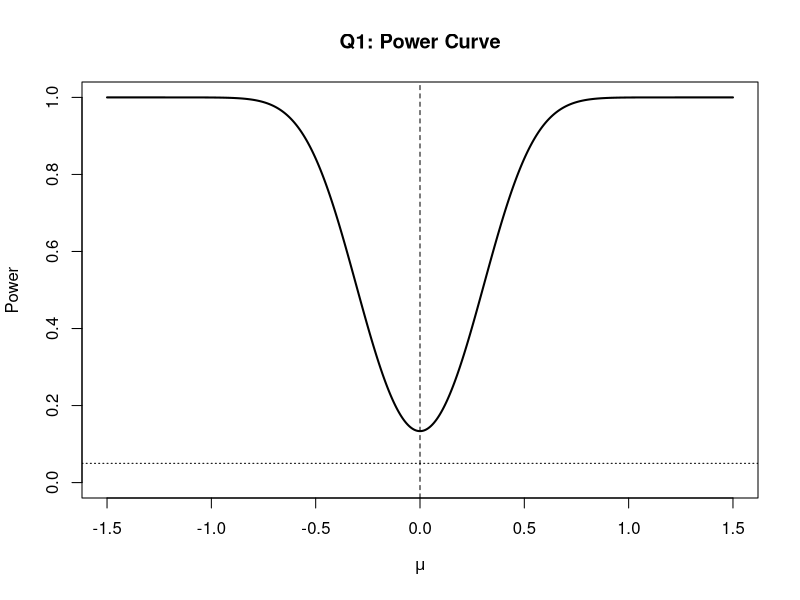
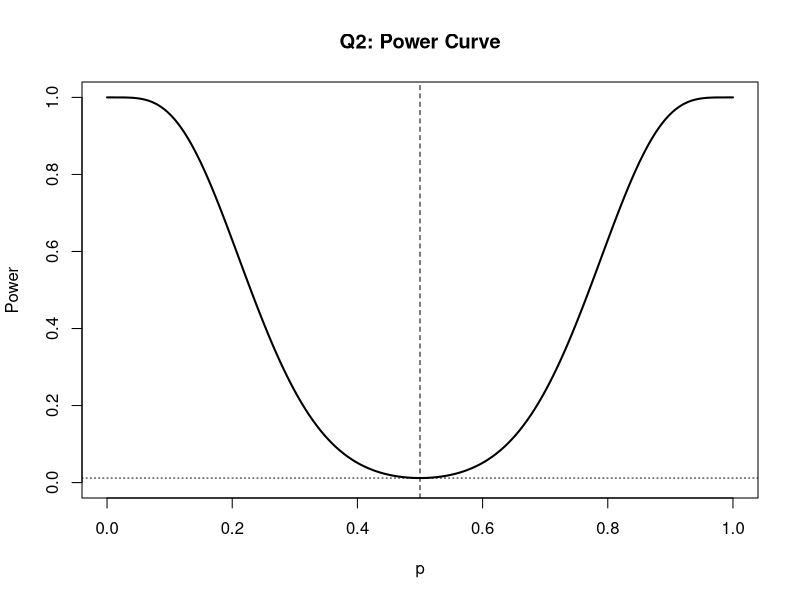
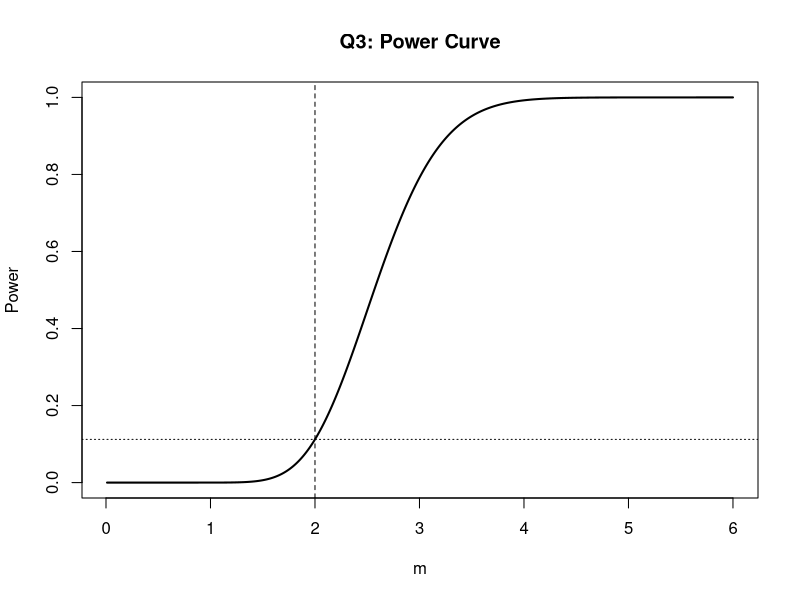
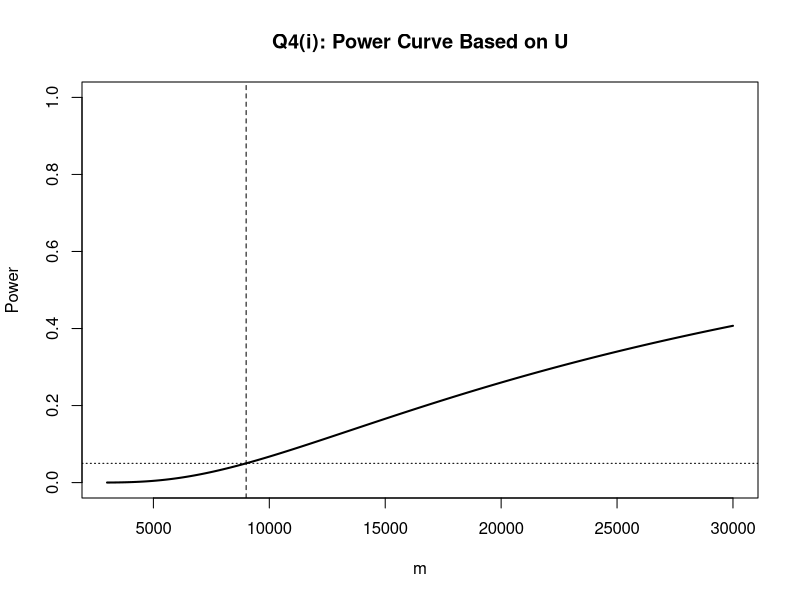
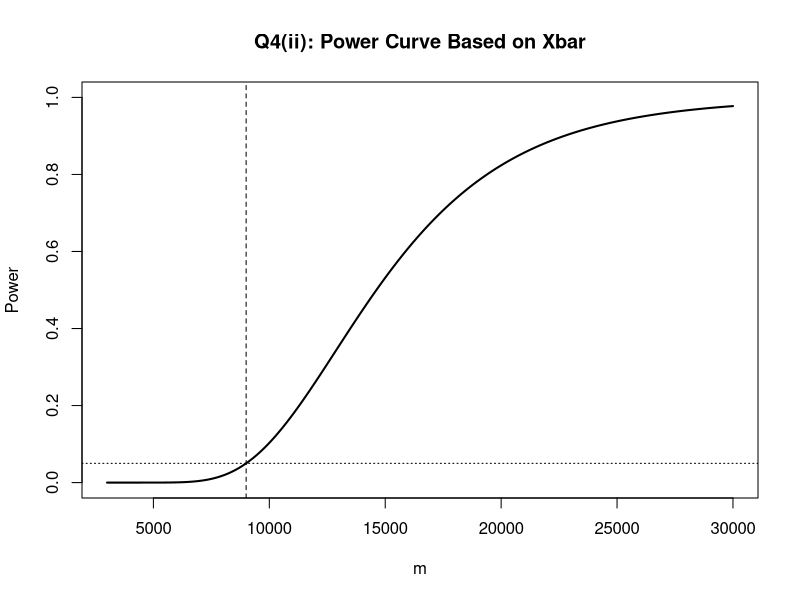
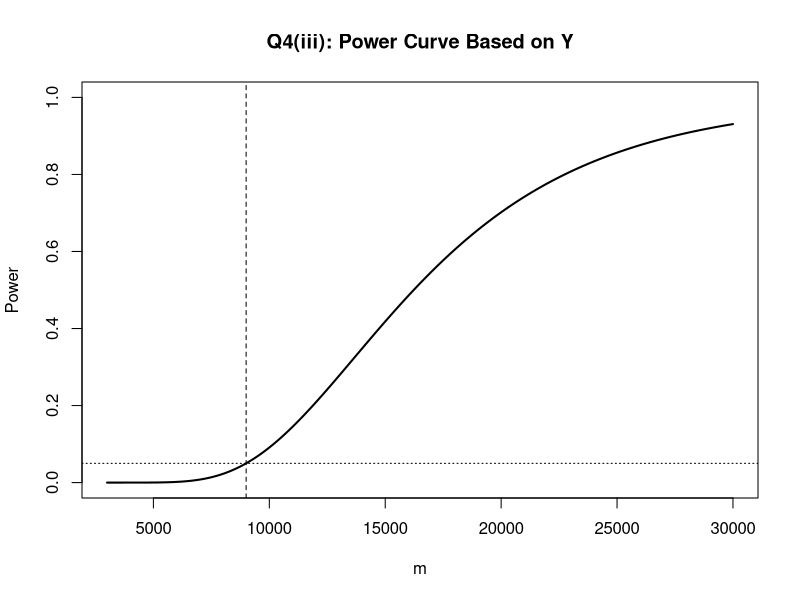
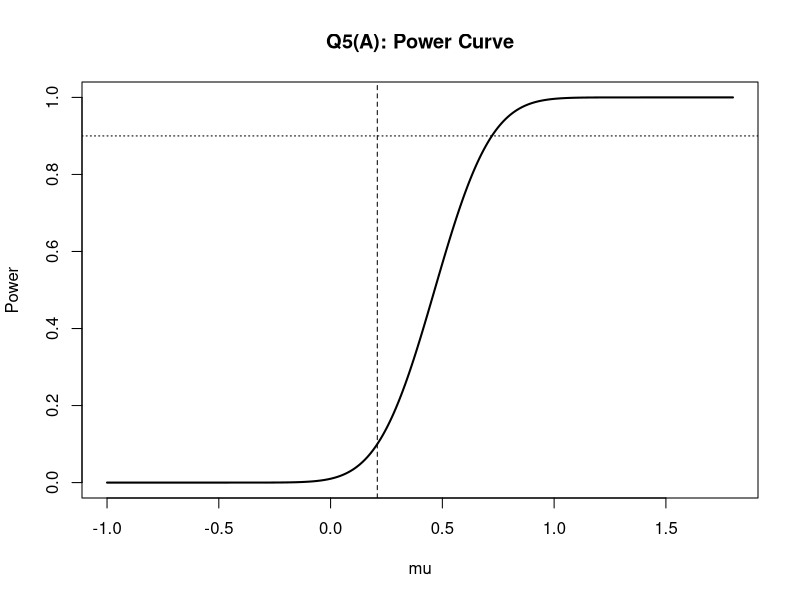
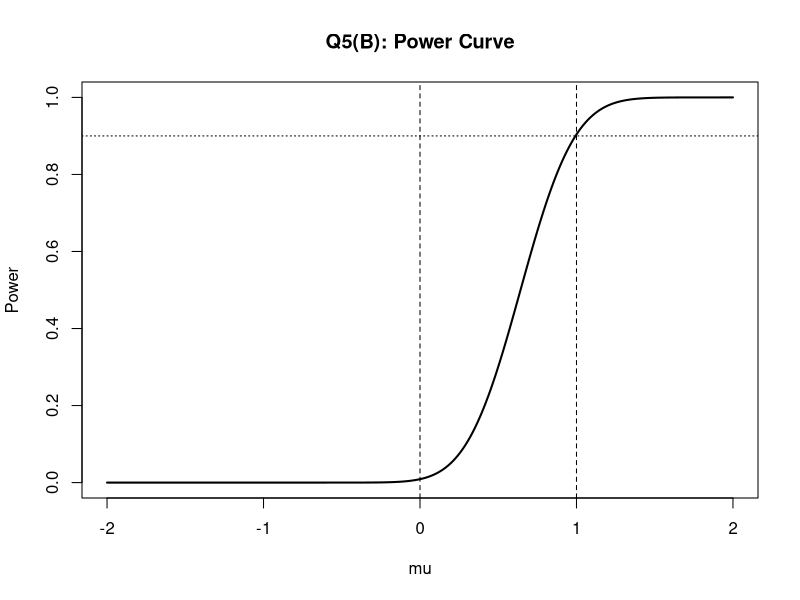

These figures' R source, in order:
# ============================================================
# STATISTICAL INFERENCE 2 - SEM 5
# PROBLEM SET 1: POWER CURVES
# Complete solution in ONE R SCRIPT
# ============================================================

# This script uses only base R.
# Run the whole script in RStudio. Each question prints the
# numerical answer and draws the required power curve.

options(digits = 6)

# ------------------------------------------------------------
# QUESTION 1
# Xbar ~ N(mu, 1/25), so SE = 1/5 = 0.2
# Reject H0: mu = 0 if Xbar is NOT between -0.3 and 0.3.
#
# Power(mu) = P_mu(Xbar < -0.3) + P_mu(Xbar > 0.3)
# ------------------------------------------------------------

cat("\n================ QUESTION 1 ================\n")

power1 <- function(mu) {
  pnorm((-0.3 - mu) / 0.2) +
    pnorm((0.3 - mu) / 0.2, lower.tail = FALSE)
}

mu1 <- seq(-1.5, 1.5, length.out = 1000)

cat("Power function:\n")
cat("beta(mu) = Phi((-0.3-mu)/0.2) + 1-Phi((0.3-mu)/0.2)\n")
cat("Power at mu = 0 =", power1(0), "\n")

plot(mu1, power1(mu1), type = "l", lwd = 2,
     xlab = expression(mu), ylab = "Power",
     main = "Q1: Power Curve",
     ylim = c(0, 1))
abline(v = 0, lty = 2)
abline(h = 0.05, lty = 3)


# ------------------------------------------------------------
# QUESTION 2
# X = number of heads ~ Binomial(20, p)
# H0: p = 0.5
# Reject if X < 5 or X > 15:
# Critical region = {0,1,2,3,4,16,17,18,19,20}
#
# Power(p) = P_p(X <= 4) + P_p(X >= 16)
# Level = Power(0.5)
# ------------------------------------------------------------

cat("\n================ QUESTION 2 ================\n")

power2 <- function(p) {
  pbinom(4, size = 20, prob = p) +
    pbinom(15, size = 20, prob = p, lower.tail = FALSE)
}

alpha2 <- power2(0.5)

cat("Critical region: X <= 4 OR X >= 16\n")
cat("Level of significance =", alpha2, "\n")

p2 <- seq(0, 1, length.out = 1001)

plot(p2, power2(p2), type = "l", lwd = 2,
     xlab = "p", ylab = "Power",
     main = "Q2: Power Curve",
     ylim = c(0, 1))
abline(v = 0.5, lty = 2)
abline(h = alpha2, lty = 3)


# ------------------------------------------------------------
# QUESTION 3
# Xi ~ Poisson(m), n = 10
# X = sum(Xi) ~ Poisson(10m)
# H0: m = 2 vs H1: m > 2
# Critical region: X > 25, i.e. X >= 26
#
# Power(m) = P_m(X >= 26) = 1 - P_m(X <= 25)
# Under H0: X ~ Poisson(20)
# ------------------------------------------------------------

cat("\n================ QUESTION 3 ================\n")

power3 <- function(m) {
  ppois(25, lambda = 10 * m, lower.tail = FALSE)
}

alpha3 <- power3(2)

cat("Critical region: X > 25 (equivalently X >= 26)\n")
cat("Type I error probability =", alpha3, "\n")

m3 <- seq(0.01, 6, length.out = 1000)

plot(m3, power3(m3), type = "l", lwd = 2,
     xlab = "m", ylab = "Power",
     main = "Q3: Power Curve",
     ylim = c(0, 1))
abline(v = 2, lty = 2)
abline(h = alpha3, lty = 3)


# ------------------------------------------------------------
# QUESTION 4
# Xi has exponential distribution:
# f(x) = (1/m) exp(-x/m), x >= 0
# H0: m = 9000 vs H1: m > 9000
# n = 10
# ------------------------------------------------------------

cat("\n================ QUESTION 4 ================\n")

m0_4 <- 9000
n4 <- 10
alpha4 <- 0.05

# ---------------- Q4(i): Based on U = min(X1,...,X10) ----------------
#
# U ~ Exponential(rate = n/m)
# P_m(U > u) = exp(-n*u/m)
#
# Since H1 is m > 9000, reject for large U.
# Choose c such that P_9000(U > c) = 0.05.
# c = -(m0/n) log(0.05)

c4_u <- -(m0_4 / n4) * log(alpha4)

power4_u <- function(m) {
  exp(-n4 * c4_u / m)
}

cat("\nQ4(i)\n")
cat("Critical region: U >", c4_u, "\n")
cat("Size =", power4_u(m0_4), "\n")

m4 <- seq(3000, 30000, length.out = 1000)

plot(m4, power4_u(m4), type = "l", lwd = 2,
     xlab = "m", ylab = "Power",
     main = "Q4(i): Power Curve Based on U",
     ylim = c(0, 1))
abline(v = m0_4, lty = 2)
abline(h = alpha4, lty = 3)


# ---------------- Q4(ii): Based on sample mean ----------------
#
# For exponential Xi:
# 2n*Xbar/m ~ Chi-square with 2n df.
#
# Under H0:
# 2n*Xbar/9000 ~ Chi-square(20)
#
# Reject for large Xbar. Find c such that P_H0(Xbar > c)=0.05.

df4 <- 2 * n4

c4_mean <- (m0_4 / (2 * n4)) * qchisq(0.95, df = df4)

power4_mean <- function(m) {
  pchisq((2 * n4 * c4_mean) / m,
         df = df4, lower.tail = FALSE)
}

cat("\nQ4(ii)\n")
cat("Critical region: Xbar >", c4_mean, "\n")
cat("Size =", power4_mean(m0_4), "\n")

plot(m4, power4_mean(m4), type = "l", lwd = 2,
     xlab = "m", ylab = "Power",
     main = "Q4(ii): Power Curve Based on Xbar",
     ylim = c(0, 1))
abline(v = m0_4, lty = 2)
abline(h = alpha4, lty = 3)


# ---------------- Q4(iii): Based on count Y ----------------
#
# Y = number of Xi for which Xi > 21949.4
#
# P_m(X > 21949.4) = exp(-21949.4/m) = q(m)
# Therefore Y ~ Binomial(10, q(m))
#
# Reject H0 if Y > 2, i.e. Y >= 3.

threshold4 <- 21949.4

power4_y <- function(m) {
  q <- exp(-threshold4 / m)
  pbinom(2, size = n4, prob = q, lower.tail = FALSE)
}

alpha4_y <- power4_y(m0_4)

cat("\nQ4(iii)\n")
cat("Critical region: Y > 2 (equivalently Y >= 3)\n")
cat("Type I error / size =", alpha4_y, "\n")

plot(m4, power4_y(m4), type = "l", lwd = 2,
     xlab = "m", ylab = "Power",
     main = "Q4(iii): Power Curve Based on Y",
     ylim = c(0, 1))
abline(v = m0_4, lty = 2)
abline(h = alpha4_y, lty = 3)


# ------------------------------------------------------------
# QUESTION 5
# Xi ~ N(mu, sigma^2 = 4), so sigma = 2.
#
# PART A:
# n = 100
# H0: mu = 0 vs H1: mu > 0
# alpha = 0.01
#
# Xbar ~ N(mu, 4/100) = N(mu, 0.2^2)
# UMP test rejects for large Xbar.
# Critical value:
# c = z_(0.99) * 0.2
#
# Find mu for power = 0.9.
#
# PART B:
# Zi = I(Xi > 0)
# Under mu:
# p(mu) = P(Xi > 0) = Phi(mu/2)
# Sum Zi ~ Binomial(n, p(mu))
# UMP test rejects for sufficiently large sum Zi.
# Find the smallest n for which exact binomial power >= 0.9
# at mu = 1, while size <= 0.01.
# ------------------------------------------------------------

cat("\n================ QUESTION 5 ================\n")

# Part A
n5 <- 100
sigma5 <- 2
alpha5 <- 0.01

z_alpha5 <- qnorm(1 - alpha5)
se5 <- sigma5 / sqrt(n5)
c5 <- z_alpha5 * se5

power5_a <- function(mu) {
  pnorm((c5 - mu) / se5, lower.tail = FALSE)
}

# Solve power(mu) = 0.9
mu5_power90 <- c5 - qnorm(0.9) * se5

cat("\nQ5(A)\n")
cat("Reject H0 if Xbar >", c5, "\n")
cat("Power function: 1 - Phi((c-mu)/0.2)\n")
cat("mu giving power 0.9 =", mu5_power90, "\n")

mu5a <- seq(-1, 1.8, length.out = 1000)

plot(mu5a, power5_a(mu5a), type = "l", lwd = 2,
     xlab = "mu", ylab = "Power",
     main = "Q5(A): Power Curve",
     ylim = c(0, 1))
abline(v = mu5_power90, lty = 2)
abline(h = 0.9, lty = 3)


# Part B
p_mu1 <- pnorm(1 / 2)

find_binomial_critical <- function(n, alpha = 0.01) {
  for (c in 0:n) {
    size <- pbinom(c - 1, size = n, prob = 0.5,
                   lower.tail = FALSE)
    if (size <= alpha) {
      return(list(c = c, size = size))
    }
  }
  return(NULL)
}

answer5b <- NULL

for (n in 1:1000) {
  cr <- find_binomial_critical(n, alpha5)

  if (!is.null(cr)) {
    power_at_mu1 <- pbinom(cr$c - 1, size = n,
                           prob = p_mu1, lower.tail = FALSE)

    if (power_at_mu1 >= 0.9) {
      answer5b <- list(
        n = n,
        critical_value = cr$c,
        size = cr$size,
        power = power_at_mu1
      )
      break
    }
  }
}

cat("\nQ5(B)\n")
cat("Under H0, Zi ~ Bernoulli(0.5)\n")
cat("Under mu = 1, p = Phi(0.5) =", p_mu1, "\n")
cat("Minimum n =", answer5b$n, "\n")
cat("Reject if sum(Zi) >=", answer5b$critical_value, "\n")
cat("Actual size =", answer5b$size, "\n")
cat("Power at mu = 1 =", answer5b$power, "\n")

# Power curve for the Bernoulli-based test
n5b <- answer5b$n
c5b <- answer5b$critical_value

power5_b <- function(mu) {
  p <- pnorm(mu / 2)
  pbinom(c5b - 1, size = n5b, prob = p,
         lower.tail = FALSE)
}

mu5b <- seq(-2, 2, length.out = 1000)

plot(mu5b, power5_b(mu5b), type = "l", lwd = 2,
     xlab = "mu", ylab = "Power",
     main = "Q5(B): Power Curve",
     ylim = c(0, 1))
abline(v = 0, lty = 2)
abline(v = 1, lty = 2)
abline(h = 0.9, lty = 3)


# ------------------------------------------------------------
# QUESTION 6
# Xi ~ N(0, sigma^2), n = 5
# H0: sigma^2 = 1 vs H1: sigma^2 > 1
#
# TEST (i):
# Reject if sum Xi^2 > c1.
#
# Under H0, sum Xi^2 ~ Chi-square(5).
# Choose c1 so size = 0.05.
#
# TEST (ii):
# S = number of Xi outside (-0.6745, 0.6745)
# Reject if S > c2.
#
# Under H0, S ~ Binomial(5,p0), where
# p0 = P(|Z| > 0.6745).
# Choose integer c2 giving size closest to 0.05.
# ------------------------------------------------------------

cat("\n================ QUESTION 6 ================\n")

n6 <- 5
c1_6 <- qchisq(0.95, df = n6)

p0_6 <- 2 * pnorm(0.6745, lower.tail = FALSE)

# Possible integer thresholds
c2_candidates <- 0:n6
sizes_c2 <- sapply(c2_candidates, function(c2) {
  pbinom(c2, size = n6, prob = p0_6, lower.tail = FALSE)
})

best_index <- which.min(abs(sizes_c2 - 0.05))
c2_6 <- c2_candidates[best_index]
size2_6 <- sizes_c2[best_index]

cat("\nQ6(i)\n")
cat("Critical region: sum(Xi^2) >", c1_6, "\n")
cat("Size =", pchisq(c1_6, df = 5, lower.tail = FALSE), "\n")

cat("\nQ6(ii)\n")
cat("p0 = P(|Z| > 0.6745) =", p0_6, "\n")
cat("Chosen c2 =", c2_6, "\n")
cat("Critical region: S >", c2_6, "\n")
cat("Size =", size2_6, "\n")

# Power of Test (i)
power6_1 <- function(sigma2) {
  pchisq(c1_6 / sigma2, df = n6, lower.tail = FALSE)
}

# Power of Test (ii)
power6_2 <- function(sigma2) {
  p <- 2 * pnorm(0.6745 / sqrt(sigma2), lower.tail = FALSE)
  pbinom(c2_6, size = n6, prob = p, lower.tail = FALSE)
}

sigma2_6 <- seq(0.2, 5, length.out = 1000)

plot(sigma2_6, power6_1(sigma2_6), type = "l", lwd = 2,
     xlab = expression(sigma^2), ylab = "Power",
     main = "Q6: Power Curves of Both Tests",
     ylim = c(0, 1))
lines(sigma2_6, power6_2(sigma2_6), lwd = 2, lty = 2)
abline(v = 1, lty = 2)
legend("bottomright",
       legend = c("Test 1: sum Xi^2", "Test 2: S"),
       lty = c(1, 2), lwd = 2, bty = "n")

cat("\nComment: Test 1 uses the full squared observations and is much\n")
cat("more informative here. Test 2 reduces each observation to whether\n")
cat("it falls outside a fixed interval, so it generally loses information.\n")


# ------------------------------------------------------------
# QUESTION 7
# Xi ~ N(mu, 100), n = 12
# Therefore Xbar ~ N(mu, 100/12)
# H0: mu = 65, with the intended right-sided alternative mu > 65.
#
# Test A:
# WA = {Xbar > c1}
# Size 0.05 gives c1 = 65 + z_.95 * 10/sqrt(12)
#
# Test B:
# WB = {62.5 < Xbar < c2}
# Choose c2 so P_65(62.5 < Xbar < c2) = 0.05.
#
# Test C:
# WC = {Xbar > 62.5}
# Its level under H0 is much larger than 0.05.
# ------------------------------------------------------------

cat("\n================ QUESTION 7 ================\n")

n7 <- 12
mu0_7 <- 65
sigma7 <- 10
se7 <- sigma7 / sqrt(n7)

# (a) c1
c1_7 <- mu0_7 + qnorm(0.95) * se7

# (a) c2
lower7 <- 62.5
z_lower7 <- (lower7 - mu0_7) / se7
upper_probability7 <- pnorm(z_lower7) + 0.05
z_upper7 <- qnorm(upper_probability7)
c2_7 <- mu0_7 + z_upper7 * se7

# Level of test C
level_C7 <- pnorm(z_lower7, lower.tail = FALSE)

cat("\nQ7(a)\n")
cat("c1 =", c1_7, "\n")
cat("c2 =", c2_7, "\n")
cat("Size of Test A =", 0.05, "\n")
cat("Size of Test B =", pnorm((c2_7 - mu0_7) / se7) -
      pnorm((lower7 - mu0_7) / se7), "\n")
cat("Level of Test C =", level_C7, "\n")

# Power functions
power7_A <- function(mu) {
  pnorm((c1_7 - mu) / se7, lower.tail = FALSE)
}

power7_B <- function(mu) {
  pnorm((c2_7 - mu) / se7) -
    pnorm((lower7 - mu) / se7)
}

power7_C <- function(mu) {
  pnorm((lower7 - mu) / se7, lower.tail = FALSE)
}

mu7 <- seq(55, 80, length.out = 1000)

plot(mu7, power7_A(mu7), type = "l", lwd = 2,
     xlab = expression(mu), ylab = "Power",
     main = "Q7: Power Curves of Tests A, B and C",
     ylim = c(0, 1))
lines(mu7, power7_B(mu7), lwd = 2, lty = 2)
lines(mu7, power7_C(mu7), lwd = 2, lty = 3)
abline(v = mu0_7, lty = 2)
legend("right",
       legend = c("Test A: Xbar > c1",
                  "Test B: 62.5 < Xbar < c2",
                  "Test C: Xbar > 62.5"),
       lty = c(1, 2, 3), lwd = 2, bty = "n")

cat("\nQ7(b) Comment:\n")
cat("Test A is the most powerful right-tailed test for H1: mu > 65.\n")
cat("Test B has size 0.05 but its rejection region is concentrated just\n")
cat("above 62.5, so its power decreases as mu moves substantially above 65.\n")

cat("\nQ7(c) Comment:\n")
cat("Test C has level approximately", level_C7,
    "which is far greater than 0.05, so it is not a level-0.05 test.\n")


# ------------------------------------------------------------
# QUESTION 8
# Xi ~ N(mu, sigma^2), sigma = 1.2 is known
# H0: mu = 75 vs H1: mu > 75
#
# Use the one-sided Z test.
# Assuming a 5% significance level:
# Reject H0 if
# Xbar > 75 + z_.95 * 1.2/sqrt(n)
#
# Want power = 0.95 when mu = 76.
#
# n = [sigma*(z_.95 + z_.95)/delta]^2
#   = [(1.2)*(1.645+1.645)/1]^2
#   = 15.63, so n = 16.
# ------------------------------------------------------------

cat("\n================ QUESTION 8 ================\n")

mu0_8 <- 75
mu1_8 <- 76
sigma8 <- 1.2
alpha8 <- 0.05
power_target8 <- 0.95

z_alpha8 <- qnorm(1 - alpha8)
z_power8 <- qnorm(power_target8)

n8_exact <- (sigma8 *
              (z_alpha8 + z_power8) /
              (mu1_8 - mu0_8))^2

n8 <- ceiling(n8_exact)

cat("Test: one-sided Z test for known sigma = 1.2\n")
cat("Reject H0 for sufficiently large Xbar.\n")
cat("Required theoretical n =", n8_exact, "\n")
cat("Required integer sample size n =", n8, "\n")

# Verify actual power at n = 16
critical8 <- mu0_8 + z_alpha8 * sigma8 / sqrt(n8)

power8_actual <- pnorm(
  (critical8 - mu1_8) / (sigma8 / sqrt(n8)),
  lower.tail = FALSE
)

cat("Critical value for Xbar when n =", n8, ":", critical8, "\n")
cat("Actual power at mu = 76 =", power8_actual, "\n")


# ------------------------------------------------------------
# FINAL SUMMARY
# ------------------------------------------------------------

cat("\n============================================================\n")
cat("FINAL ANSWERS SUMMARY\n")
cat("============================================================\n")

cat("\nQ1: Power(mu) = Phi((-0.3-mu)/0.2) + 1-Phi((0.3-mu)/0.2)\n")

cat("\nQ2: Critical region: X <= 4 or X >= 16\n")
cat("    Level =", alpha2, "\n")

cat("\nQ3: Critical region: X > 25\n")
cat("    Type I error =", alpha3, "\n")

cat("\nQ4(i): U >", c4_u, "\n")
cat("Q4(ii): Xbar >", c4_mean, "\n")
cat("Q4(iii): Y > 2\n")

cat("\nQ5(A): Reject if Xbar >", c5, "\n")
cat("      Power 0.9 occurs at mu =", mu5_power90, "\n")
cat("Q5(B): n =", answer5b$n,
    ", reject if sum(Zi) >=", answer5b$critical_value, "\n")

cat("\nQ6(i): c1 =", c1_6, "\n")
cat("Q6(ii): c2 =", c2_6,
    ", with size =", size2_6, "\n")

cat("\nQ7: c1 =", c1_7, ", c2 =", c2_7, "\n")
cat("    Test C level =", level_C7, "\n")

cat("\nQ8: One-sided Z test; required sample size =", n8, "\n")

cat("\n================ END OF SCRIPT ================\n")
